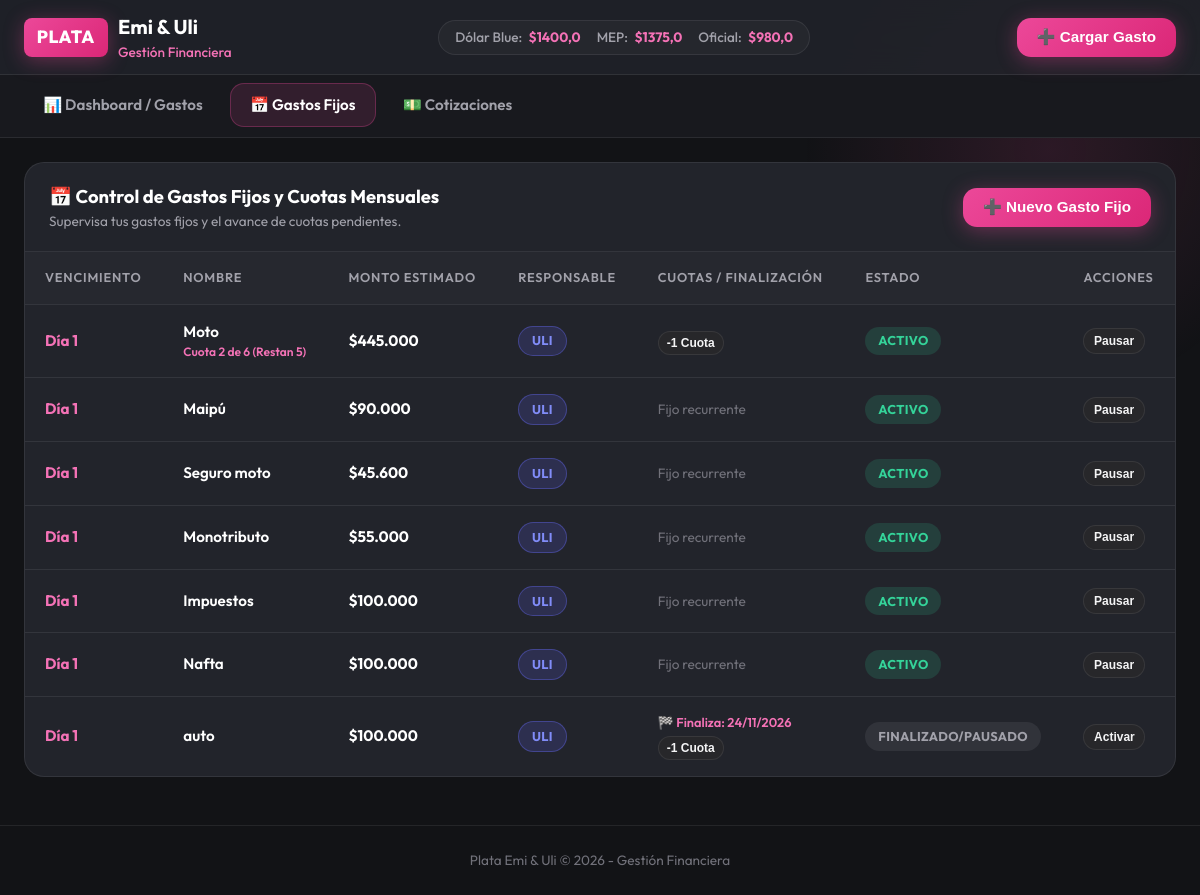
Screenshot of /gastos-fijos/ with the database file from the repository.
### finanzas/models.py (models this page shows, shortened)
class GastoFijo(models.Model):
    nombre = models.CharField(max_length=100)
    monto_estimado = models.DecimalField(max_digits=12, decimal_places=2)
    dia_vencimiento = models.IntegerField(default=1)
    responsable = models.CharField(max_length=15, choices=ResponsableFijo.choices, default=ResponsableFijo.AMBOS)
    es_cuota = models.BooleanField(default=False)
    cuotas_totales = models.IntegerField(null=True, blank=True, default=None)
    cuotas_restantes = models.IntegerField(null=True, blank=True, default=None)
    fecha_fin_cuota = models.DateField(null=True, blank=True, help_text="Fecha o mes de finalización de la cuota")
    activo = models.BooleanField(default=True)
    notas = models.TextField(blank=True, default='')
    def cuota_actual(self):
        if self.es_cuota and self.cuotas_totales and self.cuotas_restantes is not None:
            return (self.cuotas_totales - self.cuotas_restantes) + 1
        return None
    class Meta:
        verbose_name = "Gasto Fijo"
        verbose_name_plural = "Gastos Fijos"
        ordering = ['dia_vencimiento']

### finanzas/views.py (the view, shortened to what this page needs)
# urls.py: path('gastos-fijos/', views.gastos_fijos_view, name='gastos_fijos'),
def gastos_fijos_view(request):
    context = get_base_context(request)
    gastos_fijos = GastoFijo.objects.all()
    context.update({
        'gastos_fijos': gastos_fijos,
        'active_tab': 'gastos_fijos',
    })
    return render(request, 'finanzas/gastos_fijos.html', context)

### finanzas/templatetags/currency_filters.py (called while the page is built)
@register.filter(name='punto_monto')
def punto_monto(value):
    if value is None or value == '':
        return "0"
    try:
        val = float(value)
        parts = f"{val:,.2f}".split('.')
        integer_part = parts[0].replace(',', '.')
        decimal_part = parts[1]
        if decimal_part == '00':
            return integer_part
        return f"{integer_part},{decimal_part}"
    except Exception:
        return str(value)

### finanzas/views.py (called while the page is built)
def get_base_context(request):
    dolar_rates = get_dolar_rates()
    return {
        'dolar_rates': dolar_rates,
        'tipos_division': TipoDivision.choices,
    }

### finanzas/templates/finanzas/gastos_fijos.html (shortened to what this page needs)
{% extends 'base.html' %}
{% load currency_filters %}
{% block content %}
<div class="table-container">
  <div class="table-header-box">
    <div>
      <h2 class="table-title">📅 Control de Gastos Fijos y Cuotas Mensuales</h2>
      <div style="font-size:0.85rem; color:var(--gray-400);">Supervisa tus gastos fijos y el avance de cuotas pendientes.</div>
    </div>
    <div>
      <button class="btn btn-pink" data-open-modal="modal-nuevo-gasto-fijo">➕ Nuevo Gasto Fijo</button>
    </div>
  </div>
  <table>
    <thead>
      <tr>
        <th>Vencimiento</th>
        <th>Nombre</th>
        <th>Monto Estimado</th>
        <th>Responsable</th>
        <th>Cuotas / Finalización</th>
        <th>Estado</th>
        <th>Acciones</th>
      </tr>
    </thead>
    <tbody>
      {% for gf in gastos_fijos %}
      <tr>
        <td style="font-weight:700; color:var(--pink-light);">Día {{ gf.dia_vencimiento }}</td>
        <td style="font-weight:600; color:white;">
          {{ gf.nombre }}
          {% if gf.es_cuota and gf.cuotas_totales %}
          <div style="font-size:0.75rem; color:var(--pink-light);">
            Cuota {{ gf.cuota_actual }} de {{ gf.cuotas_totales }} (Restan {{ gf.cuotas_restantes }})
          </div>
          {% endif %}
        </td>
        <td style="font-weight:700; color:white;">${{ gf.monto_estimado|punto_monto }}</td>
        <td>
          <span class="badge badge-division-{{ gf.responsable|lower }}">{{ gf.get_responsable_display }}</span>
        </td>
        <td>
          {% if gf.es_cuota %}
          <div>
            {% if gf.fecha_fin_cuota %}
            <div style="font-size:0.8rem; color:var(--pink-light); font-weight:600;">
              🏁 Finaliza: {{ gf.fecha_fin_cuota|date:"d/m/Y" }}
            </div>
            {% endif %}
            <form action="{% url 'descontar_cuota' gf.id %}" method="POST" style="margin-top:0.25rem;">
              <button type="submit" class="btn btn-secondary" style="font-size:0.75rem; padding:0.25rem 0.5rem;" title="Pagar y descontar 1 cuota">
                -1 Cuota
              </button>
            </form>
          </div>
          {% else %}
          <span style="color:var(--gray-500); font-size:0.85rem;">Fijo recurrente</span>
          {% endif %}
        </td>
        <td>
          {% if gf.activo %}
          <span class="badge" style="background:rgba(52,211,153,0.15); color:#34d399;">Activo</span>
          {% else %}
          <span class="badge" style="background:rgba(113,113,122,0.2); color:#a1a1aa;">Finalizado/Pausado</span>
          {% endif %}
        </td>
        <td>
          <form action="{% url 'toggle_gasto_fijo' gf.id %}" method="POST" style="display:inline;">
            <button type="submit" class="btn btn-secondary" style="font-size:0.75rem; padding:0.3rem 0.6rem;">
              {% if gf.activo %}Pausar{% else %}Activar{% endif %}
            </button>
          </form>
        </td>
      </tr>
      {% empty %}
      <tr>
        <td colspan="7" style="text-align:center; padding:2rem; color:var(--gray-400);">
          No hay gastos fijos registrados.
        </td>
      </tr>
      {% endfor %}
    </tbody>
  </table>
</div>
{% endblock %}

### finanzas/static/css/styles.css (style rules this page uses)
:root { --bg-dark: #121316; --bg-canvas: #18191e; --bg-card: #22242b; --bg-card-hover: #2a2d36; --bg-card-glass: rgba(34, 36, 43, 0.85); --border-color: rgba(255, 255, 255, 0.08); --border-pink: rgba(236, 72, 153, 0.3); --pink-primary: #ec4899; --pink-light: #f472b6; --pink-subtle: rgba(236, 72, 153, 0.12); --pink-subtle-hover: rgba(236, 72, 153, 0.22); --pink-gradient: linear-gradient(135deg, #ec4899 0%, #db2777 100%); --pink-glow: 0 4px 20px rgba(236, 72, 153, 0.35); --gray-100: #f4f4f5; --gray-300: #d4d4d8; --gray-400: #a1a1aa; --gray-500: #71717a; --gray-700: #3f3f46; --gray-800: #27272a; --text-white: #ffffff; --text-muted: #a1a1aa; --success-green: #34d399; --warning-amber: #fbbf24; --radius-sm: 8px; --radius-md: 14px; --radius-lg: 20px; --radius-pill: 9999px; --shadow-sm: 0 2px 8px rgba(0, 0, 0, 0.3); --shadow-md: 0 8px 30px rgba(0, 0, 0, 0.4); }
* { margin: 0; padding: 0; box-sizing: border-box; }
body { font-family: 'Outfit', 'Inter', sans-serif; background-color: var(--bg-dark); color: var(--text-white); min-height: 100vh; line-height: 1.5; -webkit-font-smoothing: antialiased; }
body::before { content: ''; position: fixed; top: -100px; right: -100px; width: 500px; height: 500px; background: radial-gradient(circle, rgba(236, 72, 153, 0.12) 0%, rgba(0, 0, 0, 0) 70%); pointer-events: none; z-index: 0; }
.table-container { background: var(--bg-card); border: 1px solid var(--border-color); border-radius: var(--radius-lg); overflow: hidden; margin-bottom: 1.5rem; }
.table-header-box { padding: 1.25rem 1.5rem; border-bottom: 1px solid var(--border-color); display: flex; justify-content: space-between; align-items: center; flex-wrap: wrap; gap: 1rem; }
.table-title { font-size: 1.15rem; font-weight: 700; color: var(--text-white); }
table { width: 100%; border-collapse: collapse; text-align: left; }
th { background: rgba(255, 255, 255, 0.02); color: var(--gray-400); font-size: 0.8rem; text-transform: uppercase; letter-spacing: 0.8px; padding: 1rem 1.25rem; border-bottom: 1px solid var(--border-color); font-weight: 600; }
td { padding: 1rem 1.25rem; border-bottom: 1px solid var(--border-color); font-size: 0.95rem; color: var(--gray-300); vertical-align: middle; }
tr:last-child td { border-bottom: none; }
.btn { display: inline-flex; align-items: center; gap: 0.5rem; padding: 0.65rem 1.25rem; border-radius: var(--radius-md); font-weight: 600; font-size: 0.95rem; cursor: pointer; border: none; transition: all 0.2s ease; text-decoration: none; }
.btn-pink { background: var(--pink-gradient); color: var(--text-white); box-shadow: var(--pink-glow); }
.btn-secondary { background: var(--gray-800); color: var(--gray-100); border: 1px solid var(--border-color); }
.badge { display: inline-block; padding: 0.3rem 0.8rem; border-radius: var(--radius-pill); font-size: 0.8rem; font-weight: 700; text-transform: uppercase; letter-spacing: 0.3px; }
.badge-division-uli, .badge-uli { background: rgba(99, 102, 241, 0.18); color: #818cf8; border: 1px solid rgba(99, 102, 241, 0.4); }

### rows the page displays
GastoFijo: dia_vencimiento "1", nombre "Moto", cuota_actual "2", cuotas_totales "6", cuotas_restantes "5", monto_estimado|punto_monto "445.000", responsable "ULI", shows "-1 Cuota", activo "ACTIVO"
GastoFijo: dia_vencimiento "1", nombre "Maipú", monto_estimado|punto_monto "90.000", responsable "ULI", es_cuota "Fijo recurrente", activo "ACTIVO"
GastoFijo: dia_vencimiento "1", nombre "Seguro moto", monto_estimado|punto_monto "45.600", responsable "ULI", es_cuota "Fijo recurrente", activo "ACTIVO"
GastoFijo: dia_vencimiento "1", nombre "Monotributo", monto_estimado|punto_monto "55.000", responsable "ULI", es_cuota "Fijo recurrente", activo "ACTIVO"
GastoFijo: dia_vencimiento "1", nombre "Impuestos", monto_estimado|punto_monto "100.000", responsable "ULI", es_cuota "Fijo recurrente", activo "ACTIVO"
GastoFijo: dia_vencimiento "1", nombre "Nafta", monto_estimado|punto_monto "100.000", responsable "ULI", es_cuota "Fijo recurrente", activo "ACTIVO"
GastoFijo: dia_vencimiento "1", nombre "auto", monto_estimado|punto_monto "100.000", responsable "ULI", fecha_fin_cuota "24/11/2026", activo "FINALIZADO/PAUSADO"

### other values shown
{{ dolar_rates.blue.venta }} "1400,0"
{{ dolar_rates.bolsa.venta }} "1375,0"
{{ dolar_rates.oficial.venta }} "980,0"
